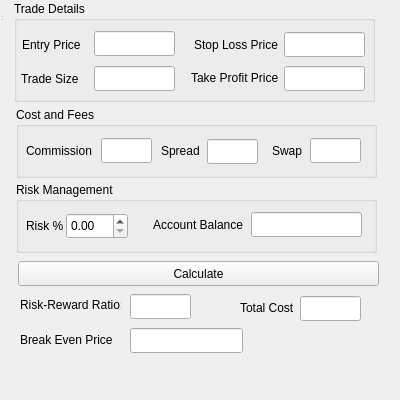
<?xml version="1.0" encoding="UTF-8"?>
<ui version="4.0">
 <class>BreakEvenCalculator</class>
 <widget class="QWidget" name="BreakEvenCalculator">
  <property name="geometry">
   <rect>
    <x>0</x>
    <y>0</y>
    <width>400</width>
    <height>400</height>
   </rect>
  </property>
  <property name="windowTitle">
   <string>Forex Calculator</string>
  </property>
  <widget class="QWidget" name="centralwidget" native="true">
   <property name="geometry">
    <rect>
     <x>0</x>
     <y>0</y>
     <width>431</width>
     <height>401</height>
    </rect>
   </property>
   <widget class="QGroupBox" name="groupBox">
    <property name="geometry">
     <rect>
      <x>14</x>
      <y>1</y>
      <width>361</width>
      <height>101</height>
     </rect>
    </property>
    <property name="title">
     <string>Trade Details</string>
    </property>
    <widget class="QLabel" name="label">
     <property name="geometry">
      <rect>
       <x>8</x>
       <y>33</y>
       <width>71</width>
       <height>21</height>
      </rect>
     </property>
     <property name="text">
      <string>Entry Price</string>
     </property>
    </widget>
    <widget class="QLabel" name="label_2">
     <property name="geometry">
      <rect>
       <x>7</x>
       <y>67</y>
       <width>71</width>
       <height>21</height>
      </rect>
     </property>
     <property name="text">
      <string>Trade Size</string>
     </property>
    </widget>
    <widget class="QLineEdit" name="lineEditEntryPrice">
     <property name="geometry">
      <rect>
       <x>80</x>
       <y>30</y>
       <width>81</width>
       <height>25</height>
      </rect>
     </property>
    </widget>
    <widget class="QLineEdit" name="lineEditLotSize">
     <property name="geometry">
      <rect>
       <x>80</x>
       <y>65</y>
       <width>81</width>
       <height>25</height>
      </rect>
     </property>
     <property name="toolTip">
      <string>Lot Size</string>
     </property>
    </widget>
    <widget class="QLabel" name="label_3">
     <property name="geometry">
      <rect>
       <x>180</x>
       <y>33</y>
       <width>91</width>
       <height>21</height>
      </rect>
     </property>
     <property name="text">
      <string>Stop Loss Price</string>
     </property>
    </widget>
    <widget class="QLineEdit" name="lineEditStopLoss">
     <property name="geometry">
      <rect>
       <x>270</x>
       <y>31</y>
       <width>81</width>
       <height>25</height>
      </rect>
     </property>
    </widget>
    <widget class="QLabel" name="label_4">
     <property name="geometry">
      <rect>
       <x>177</x>
       <y>66</y>
       <width>91</width>
       <height>21</height>
      </rect>
     </property>
     <property name="text">
      <string>Take Profit Price</string>
     </property>
    </widget>
    <widget class="QLineEdit" name="lineEditTakeProfit">
     <property name="geometry">
      <rect>
       <x>270</x>
       <y>65</y>
       <width>81</width>
       <height>25</height>
      </rect>
     </property>
    </widget>
   </widget>
   <widget class="QGroupBox" name="groupBox_2">
    <property name="geometry">
     <rect>
      <x>16</x>
      <y>107</y>
      <width>361</width>
      <height>71</height>
     </rect>
    </property>
    <property name="title">
     <string>Cost and Fees</string>
    </property>
    <widget class="QLabel" name="label_5">
     <property name="geometry">
      <rect>
       <x>145</x>
       <y>33</y>
       <width>51</width>
       <height>21</height>
      </rect>
     </property>
     <property name="text">
      <string>Spread</string>
     </property>
    </widget>
    <widget class="QLabel" name="label_6">
     <property name="geometry">
      <rect>
       <x>256</x>
       <y>33</y>
       <width>41</width>
       <height>21</height>
      </rect>
     </property>
     <property name="text">
      <string>Swap</string>
     </property>
    </widget>
    <widget class="QLineEdit" name="lineEditSpread">
     <property name="geometry">
      <rect>
       <x>191</x>
       <y>32</y>
       <width>51</width>
       <height>25</height>
      </rect>
     </property>
     <property name="toolTip">
      <string>Spread in pips</string>
     </property>
    </widget>
    <widget class="QLabel" name="label_7">
     <property name="geometry">
      <rect>
       <x>10</x>
       <y>33</y>
       <width>81</width>
       <height>21</height>
      </rect>
     </property>
     <property name="sizePolicy">
      <sizepolicy hsizetype="Preferred" vsizetype="Fixed">
       <horstretch>0</horstretch>
       <verstretch>0</verstretch>
      </sizepolicy>
     </property>
     <property name="text">
      <string>Commission</string>
     </property>
    </widget>
    <widget class="QLineEdit" name="lineEditCommission">
     <property name="geometry">
      <rect>
       <x>85</x>
       <y>31</y>
       <width>51</width>
       <height>25</height>
      </rect>
     </property>
     <property name="toolTip">
      <string>Spread in pips</string>
     </property>
    </widget>
    <widget class="QLineEdit" name="lineEditSwap">
     <property name="geometry">
      <rect>
       <x>294</x>
       <y>31</y>
       <width>51</width>
       <height>25</height>
      </rect>
     </property>
     <property name="toolTip">
      <string>Spread in pips</string>
     </property>
    </widget>
   </widget>
   <widget class="QGroupBox" name="groupBox_3">
    <property name="geometry">
     <rect>
      <x>16</x>
      <y>182</y>
      <width>361</width>
      <height>71</height>
     </rect>
    </property>
    <property name="title">
     <string>Risk Management</string>
    </property>
    <widget class="QLabel" name="label_8">
     <property name="geometry">
      <rect>
       <x>10</x>
       <y>33</y>
       <width>41</width>
       <height>21</height>
      </rect>
     </property>
     <property name="text">
      <string>Risk %</string>
     </property>
    </widget>
    <widget class="QLabel" name="label_10">
     <property name="geometry">
      <rect>
       <x>137</x>
       <y>32</y>
       <width>101</width>
       <height>21</height>
      </rect>
     </property>
     <property name="sizePolicy">
      <sizepolicy hsizetype="Preferred" vsizetype="Fixed">
       <horstretch>0</horstretch>
       <verstretch>0</verstretch>
      </sizepolicy>
     </property>
     <property name="text">
      <string>Account Balance</string>
     </property>
    </widget>
    <widget class="QLineEdit" name="lineEditAccountBalance">
     <property name="geometry">
      <rect>
       <x>235</x>
       <y>30</y>
       <width>111</width>
       <height>25</height>
      </rect>
     </property>
     <property name="toolTip">
      <string>Spread in pips</string>
     </property>
    </widget>
    <widget class="QDoubleSpinBox" name="doubleSpinBoxRisk">
     <property name="geometry">
      <rect>
       <x>50</x>
       <y>31</y>
       <width>62</width>
       <height>26</height>
      </rect>
     </property>
     <property name="toolTip">
      <string>Percentage</string>
     </property>
    </widget>
   </widget>
   <widget class="QPushButton" name="pushButtonCalculate">
    <property name="geometry">
     <rect>
      <x>18</x>
      <y>261</y>
      <width>361</width>
      <height>25</height>
     </rect>
    </property>
    <property name="text">
     <string>Calculate</string>
    </property>
   </widget>
   <widget class="QLabel" name="label_12">
    <property name="geometry">
     <rect>
      <x>20</x>
      <y>294</y>
      <width>101</width>
      <height>21</height>
     </rect>
    </property>
    <property name="sizePolicy">
     <sizepolicy hsizetype="Preferred" vsizetype="Fixed">
      <horstretch>0</horstretch>
      <verstretch>0</verstretch>
     </sizepolicy>
    </property>
    <property name="text">
     <string>Risk-Reward Ratio:</string>
    </property>
   </widget>
   <widget class="QLineEdit" name="lineEditRiskRewardRatio">
    <property name="geometry">
     <rect>
      <x>130</x>
      <y>294</y>
      <width>61</width>
      <height>25</height>
     </rect>
    </property>
    <property name="readOnly">
     <bool>true</bool>
    </property>
   </widget>
   <widget class="QLabel" name="label_13">
    <property name="geometry">
     <rect>
      <x>240</x>
      <y>297</y>
      <width>61</width>
      <height>21</height>
     </rect>
    </property>
    <property name="sizePolicy">
     <sizepolicy hsizetype="Preferred" vsizetype="Fixed">
      <horstretch>0</horstretch>
      <verstretch>0</verstretch>
     </sizepolicy>
    </property>
    <property name="text">
     <string>Total Cost</string>
    </property>
   </widget>
   <widget class="QLineEdit" name="lineEditTotalCost">
    <property name="geometry">
     <rect>
      <x>300</x>
      <y>296</y>
      <width>61</width>
      <height>25</height>
     </rect>
    </property>
    <property name="readOnly">
     <bool>true</bool>
    </property>
   </widget>
   <widget class="QLineEdit" name="lineEditBreakEvenPrice">
    <property name="geometry">
     <rect>
      <x>130</x>
      <y>328</y>
      <width>113</width>
      <height>25</height>
     </rect>
    </property>
    <property name="readOnly">
     <bool>true</bool>
    </property>
   </widget>
   <widget class="QLabel" name="label_11">
    <property name="geometry">
     <rect>
      <x>20</x>
      <y>329</y>
      <width>101</width>
      <height>21</height>
     </rect>
    </property>
    <property name="sizePolicy">
     <sizepolicy hsizetype="Preferred" vsizetype="Fixed">
      <horstretch>0</horstretch>
      <verstretch>0</verstretch>
     </sizepolicy>
    </property>
    <property name="text">
     <string>Break Even Price</string>
    </property>
   </widget>
  </widget>
  <widget class="QStatusBar" name="statusbar">
   <property name="geometry">
    <rect>
     <x>0</x>
     <y>0</y>
     <width>3</width>
     <height>22</height>
    </rect>
   </property>
  </widget>
  <action name="aboutQt">
   <property name="text">
    <string>About Qt</string>
   </property>
  </action>
  <action name="aboutForexCalculator">
   <property name="text">
    <string>About Forex Calculator</string>
   </property>
  </action>
  <action name="actionPip_calculator">
   <property name="text">
    <string>Pip Calculator</string>
   </property>
   <property name="shortcut">
    <string>Ctrl+P</string>
   </property>
  </action>
  <action name="actionMargin_calculator">
   <property name="text">
    <string>Margin Calculator</string>
   </property>
   <property name="shortcut">
    <string>Ctrl+M</string>
   </property>
  </action>
  <action name="actionLot_Size_Calculator">
   <property name="text">
    <string>Lot Size Calculator</string>
   </property>
   <property name="shortcut">
    <string>Ctrl+L</string>
   </property>
  </action>
  <action name="actionProfit_and_Loss_Calculator">
   <property name="text">
    <string>Profit and Loss Calculator</string>
   </property>
   <property name="shortcut">
    <string>Ctrl+T</string>
   </property>
  </action>
  <action name="actionPosition_Size_Calculator">
   <property name="text">
    <string>Position Size Calculator</string>
   </property>
   <property name="shortcut">
    <string>Ctrl+O</string>
   </property>
  </action>
  <action name="actionRisk_Reward_Calculator">
   <property name="text">
    <string>Risk/Reward Calculator</string>
   </property>
   <property name="shortcut">
    <string>Ctrl+R</string>
   </property>
  </action>
  <action name="actionSwap_Calculator">
   <property name="text">
    <string>Swap Calculator</string>
   </property>
   <property name="shortcut">
    <string>Ctrl+W</string>
   </property>
  </action>
  <action name="actionCurrency_Converter">
   <property name="text">
    <string>Currency Converter</string>
   </property>
   <property name="shortcut">
    <string>Ctrl+Y</string>
   </property>
  </action>
  <action name="actionFibonacci_Calculator">
   <property name="text">
    <string>Fibonacci Calculator</string>
   </property>
   <property name="shortcut">
    <string>Ctrl+F</string>
   </property>
  </action>
  <action name="actionVolatility_Calculator">
   <property name="text">
    <string>Volatility Calculator</string>
   </property>
   <property name="shortcut">
    <string>Ctrl+V</string>
   </property>
  </action>
  <action name="actionBreak_Even_Calculator">
   <property name="text">
    <string>Break-Even Calculator</string>
   </property>
   <property name="shortcut">
    <string>Ctrl+B</string>
   </property>
  </action>
  <action name="actionCompound_Interest_Calculator">
   <property name="text">
    <string>Compound Interest Calculator</string>
   </property>
   <property name="shortcut">
    <string>Ctrl+U</string>
   </property>
  </action>
  <action name="actionEnglish">
   <property name="text">
    <string>English</string>
   </property>
  </action>
  <action name="actionSpanish">
   <property name="text">
    <string>Spanish</string>
   </property>
  </action>
  <action name="actionChinese_2">
   <property name="text">
    <string>Chinese</string>
   </property>
  </action>
  <action name="actionArabic">
   <property name="text">
    <string>Arabic</string>
   </property>
  </action>
  <action name="actionRussian">
   <property name="text">
    <string>Russian</string>
   </property>
  </action>
  <action name="actionPortuguese">
   <property name="text">
    <string>Portuguese</string>
   </property>
  </action>
  <action name="actionGerman">
   <property name="text">
    <string>German</string>
   </property>
  </action>
  <action name="actionJapanese">
   <property name="text">
    <string>Japanese</string>
   </property>
  </action>
  <action name="actionHindi">
   <property name="text">
    <string>Hindi</string>
   </property>
  </action>
  <action name="actionBengali">
   <property name="text">
    <string>Bengali</string>
   </property>
  </action>
  <action name="actionPunjabi">
   <property name="text">
    <string>Punjabi</string>
   </property>
  </action>
  <action name="actionUrdu">
   <property name="text">
    <string>Urdu</string>
   </property>
  </action>
  <action name="actionVietnamese">
   <property name="text">
    <string>Vietnamese</string>
   </property>
  </action>
  <action name="actionIndonesian_Bahasa_Indonesia">
   <property name="text">
    <string>Indonesian (Bahasa Indonesia)</string>
   </property>
  </action>
  <action name="actionTagalog_Filipino">
   <property name="text">
    <string>Tagalog (Filipino)</string>
   </property>
  </action>
  <action name="actionKorean">
   <property name="text">
    <string>Korean</string>
   </property>
  </action>
  <action name="actionTamil">
   <property name="text">
    <string>Tamil</string>
   </property>
  </action>
  <action name="actionThai">
   <property name="text">
    <string>Thai</string>
   </property>
  </action>
  <action name="actionBurmese">
   <property name="text">
    <string>Burmese</string>
   </property>
  </action>
  <action name="actionKhmer">
   <property name="text">
    <string>Khmer</string>
   </property>
  </action>
  <action name="actionNepali">
   <property name="text">
    <string>Nepali</string>
   </property>
  </action>
  <action name="actionHindi_2">
   <property name="text">
    <string>Hindi</string>
   </property>
  </action>
  <action name="actionBengali_2">
   <property name="text">
    <string>Bengali</string>
   </property>
  </action>
  <action name="actionJapanese_2">
   <property name="text">
    <string>Japanese</string>
   </property>
  </action>
  <action name="actionKorean_2">
   <property name="text">
    <string>Korean</string>
   </property>
  </action>
  <action name="actionVietnamese_2">
   <property name="text">
    <string>Vietnamese</string>
   </property>
  </action>
  <action name="actionThai_2">
   <property name="text">
    <string>Thai</string>
   </property>
  </action>
  <action name="actionFrench_2">
   <property name="text">
    <string>French</string>
   </property>
  </action>
  <action name="actionGerman_2">
   <property name="text">
    <string>German</string>
   </property>
  </action>
  <action name="actionRussian_2">
   <property name="text">
    <string>Russian</string>
   </property>
  </action>
  <action name="actionPortuguese_2">
   <property name="text">
    <string>Portuguese</string>
   </property>
  </action>
  <action name="actionItalian">
   <property name="text">
    <string>Italian</string>
   </property>
  </action>
  <action name="actionPersian_Farsi">
   <property name="text">
    <string>Persian (Farsi)</string>
   </property>
  </action>
  <action name="actionTurkish">
   <property name="text">
    <string>Turkish</string>
   </property>
  </action>
  <action name="actionHebrew">
   <property name="text">
    <string>Hebrew</string>
   </property>
  </action>
  <action name="actionPashto">
   <property name="text">
    <string>Pashto</string>
   </property>
  </action>
  <action name="actionSwahili">
   <property name="text">
    <string>Swahili</string>
   </property>
  </action>
  <action name="actionAmharic">
   <property name="text">
    <string>Amharic</string>
   </property>
  </action>
  <action name="actionHausa">
   <property name="text">
    <string>Hausa</string>
   </property>
  </action>
  <action name="actionYoruba">
   <property name="text">
    <string>Yoruba</string>
   </property>
  </action>
  <action name="actionZulu">
   <property name="text">
    <string>Zulu</string>
   </property>
  </action>
  <action name="actionHaitian_Creole">
   <property name="text">
    <string>Haitian Creole</string>
   </property>
  </action>
  <action name="actionQuechua">
   <property name="text">
    <string>Quechua</string>
   </property>
  </action>
  <action name="actionGuarani">
   <property name="text">
    <string>Guarani</string>
   </property>
  </action>
  <action name="actionNahuatl">
   <property name="text">
    <string>Nahuatl</string>
   </property>
  </action>
  <action name="actionRisk_Management_Calculator">
   <property name="text">
    <string>Risk Management Calculator</string>
   </property>
   <property name="shortcut">
    <string>Ctrl+M</string>
   </property>
  </action>
 </widget>
 <tabstops>
  <tabstop>lineEditEntryPrice</tabstop>
  <tabstop>lineEditStopLoss</tabstop>
  <tabstop>lineEditLotSize</tabstop>
  <tabstop>lineEditTakeProfit</tabstop>
  <tabstop>lineEditCommission</tabstop>
  <tabstop>lineEditSpread</tabstop>
  <tabstop>lineEditSwap</tabstop>
  <tabstop>doubleSpinBoxRisk</tabstop>
  <tabstop>lineEditAccountBalance</tabstop>
  <tabstop>pushButtonCalculate</tabstop>
  <tabstop>lineEditRiskRewardRatio</tabstop>
  <tabstop>lineEditTotalCost</tabstop>
  <tabstop>lineEditBreakEvenPrice</tabstop>
 </tabstops>
 <resources/>
 <connections/>
</ui>
